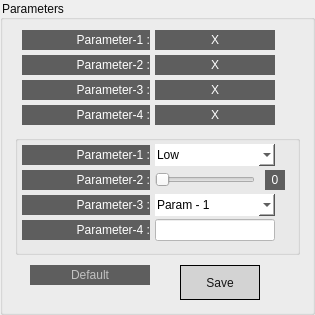
       <widget class="QGroupBox" name="groupBox_56">
        <property name="geometry">
         <rect>
          <x>15</x>
          <y>300</y>
          <width>315</width>
          <height>315</height>
         </rect>
        </property>
        <property name="styleSheet">
         <string notr="true">font: 16px 'Roboto';
color: rgb(10, 10, 10);</string>
        </property>
        <property name="title">
         <string>Parameters</string>
        </property>
        <widget class="QLabel" name="label_363">
         <property name="geometry">
          <rect>
           <x>22</x>
           <y>30</y>
           <width>128</width>
           <height>20</height>
          </rect>
         </property>
         <property name="styleSheet">
          <string notr="true">background-color: rgb(94, 94, 94);
color: rgb(255, 255, 255);
border: 0px;
text-align: right;
font: 14px 'Roboto';</string>
         </property>
         <property name="text">
          <string>Parameter-1 :</string>
         </property>
         <property name="alignment">
          <set>Qt::AlignRight|Qt::AlignTrailing|Qt::AlignVCenter</set>
         </property>
        </widget>
        <widget class="QLabel" name="label_365">
         <property name="geometry">
          <rect>
           <x>22</x>
           <y>55</y>
           <width>128</width>
           <height>20</height>
          </rect>
         </property>
         <property name="styleSheet">
          <string notr="true">background-color: rgb(94, 94, 94);
color: rgb(255, 255, 255);
border: 0px;
text-align: right;
font: 14px 'Roboto';</string>
         </property>
         <property name="text">
          <string>Parameter-2 :</string>
         </property>
         <property name="alignment">
          <set>Qt::AlignRight|Qt::AlignTrailing|Qt::AlignVCenter</set>
         </property>
        </widget>
        <widget class="QLabel" name="label_364">
         <property name="geometry">
          <rect>
           <x>155</x>
           <y>30</y>
           <width>120</width>
           <height>20</height>
          </rect>
         </property>
         <property name="styleSheet">
          <string notr="true">background-color: rgb(94, 94, 94);
color: rgb(255, 255, 255);
border: 0px;
text-align: right;
font: 14px 'Roboto';</string>
         </property>
         <property name="text">
          <string>X</string>
         </property>
         <property name="alignment">
          <set>Qt::AlignCenter</set>
         </property>
        </widget>
        <widget class="QLabel" name="label_366">
         <property name="geometry">
          <rect>
           <x>155</x>
           <y>55</y>
           <width>120</width>
           <height>20</height>
          </rect>
         </property>
         <property name="styleSheet">
          <string notr="true">background-color: rgb(94, 94, 94);
color: rgb(255, 255, 255);
border: 0px;
text-align: right;
font: 14px 'Roboto';</string>
         </property>
         <property name="text">
          <string>X</string>
         </property>
         <property name="alignment">
          <set>Qt::AlignCenter</set>
         </property>
        </widget>
        <widget class="QLabel" name="label_367">
         <property name="geometry">
          <rect>
           <x>22</x>
           <y>80</y>
           <width>128</width>
           <height>20</height>
          </rect>
         </property>
         <property name="styleSheet">
          <string notr="true">background-color: rgb(94, 94, 94);
color: rgb(255, 255, 255);
border: 0px;
text-align: right;
font: 14px 'Roboto';</string>
         </property>
         <property name="text">
          <string>Parameter-3 :</string>
         </property>
         <property name="alignment">
          <set>Qt::AlignRight|Qt::AlignTrailing|Qt::AlignVCenter</set>
         </property>
        </widget>
        <widget class="QLabel" name="label_368">
         <property name="geometry">
          <rect>
           <x>155</x>
           <y>80</y>
           <width>120</width>
           <height>20</height>
          </rect>
         </property>
         <property name="styleSheet">
          <string notr="true">background-color: rgb(94, 94, 94);
color: rgb(255, 255, 255);
border: 0px;
text-align: right;
font: 14px 'Roboto';</string>
         </property>
         <property name="text">
          <string>X</string>
         </property>
         <property name="alignment">
          <set>Qt::AlignCenter</set>
         </property>
        </widget>
        <widget class="QGroupBox" name="groupBox_61">
         <property name="geometry">
          <rect>
           <x>15</x>
           <y>135</y>
           <width>285</width>
           <height>120</height>
          </rect>
         </property>
         <property name="title">
          <string/>
         </property>
         <widget class="QLabel" name="label_372">
          <property name="geometry">
           <rect>
            <x>7</x>
            <y>10</y>
            <width>128</width>
            <height>20</height>
           </rect>
          </property>
          <property name="styleSheet">
           <string notr="true">background-color: rgb(94, 94, 94);
color: rgb(255, 255, 255);
border: 0px;
text-align: right;
font: 14px 'Roboto';</string>
          </property>
          <property name="text">
           <string>Parameter-1 :</string>
          </property>
          <property name="alignment">
           <set>Qt::AlignRight|Qt::AlignTrailing|Qt::AlignVCenter</set>
          </property>
         </widget>
         <widget class="QLabel" name="label_375">
          <property name="geometry">
           <rect>
            <x>7</x>
            <y>60</y>
            <width>128</width>
            <height>20</height>
           </rect>
          </property>
          <property name="styleSheet">
           <string notr="true">background-color: rgb(94, 94, 94);
color: rgb(255, 255, 255);
border: 0px;
text-align: right;
font: 14px 'Roboto';</string>
          </property>
          <property name="text">
           <string>Parameter-3 :</string>
          </property>
          <property name="alignment">
           <set>Qt::AlignRight|Qt::AlignTrailing|Qt::AlignVCenter</set>
          </property>
         </widget>
         <widget class="QLabel" name="label_373">
          <property name="geometry">
           <rect>
            <x>7</x>
            <y>35</y>
            <width>128</width>
            <height>20</height>
           </rect>
          </property>
          <property name="styleSheet">
           <string notr="true">background-color: rgb(94, 94, 94);
color: rgb(255, 255, 255);
border: 0px;
text-align: right;
font: 14px 'Roboto';</string>
          </property>
          <property name="text">
           <string>Parameter-2 :</string>
          </property>
          <property name="alignment">
           <set>Qt::AlignRight|Qt::AlignTrailing|Qt::AlignVCenter</set>
          </property>
         </widget>
         <widget class="QLineEdit" name="lineEdit_44">
          <property name="geometry">
           <rect>
            <x>140</x>
            <y>84</y>
            <width>120</width>
            <height>22</height>
           </rect>
          </property>
          <property name="styleSheet">
           <string notr="true">background-color: rgb(255, 255, 255);
color: rgb(0, 0, 0);
font: 14px 'Roboto';</string>
          </property>
          <property name="alignment">
           <set>Qt::AlignCenter</set>
          </property>
         </widget>
         <widget class="QLabel" name="label_376">
          <property name="geometry">
           <rect>
            <x>7</x>
            <y>85</y>
            <width>128</width>
            <height>20</height>
           </rect>
          </property>
          <property name="styleSheet">
           <string notr="true">background-color: rgb(94, 94, 94);
color: rgb(255, 255, 255);
border: 0px;
text-align: right;
font: 14px 'Roboto';</string>
          </property>
          <property name="text">
           <string>Parameter-4 :</string>
          </property>
          <property name="alignment">
           <set>Qt::AlignRight|Qt::AlignTrailing|Qt::AlignVCenter</set>
          </property>
         </widget>
         <widget class="QComboBox" name="comboBox_12">
          <property name="geometry">
           <rect>
            <x>140</x>
            <y>9</y>
            <width>120</width>
            <height>22</height>
           </rect>
          </property>
          <property name="layoutDirection">
           <enum>Qt::LeftToRight</enum>
          </property>
          <property name="styleSheet">
           <string notr="true">QComboBox {
	font: 14px 'Roboto';
	background-color: rgb(255, 255, 255);
	color: rgb(0, 0, 0);
	border: 0px;
	padding-left: 2px;
	padding-right: 2px;
}

QComboBox QAbstractItemView
{
	font: 14px 'Roboto';
	background-color: rgb(255, 255, 255);
	color: rgb(0, 0, 0);
	border: 0px;
	selection-background-color: rgb(255, 255, 255);
	selection-color: rgb(0, 0, 0);
}
</string>
          </property>
          <item>
           <property name="text">
            <string>Low</string>
           </property>
          </item>
          <item>
           <property name="text">
            <string>High</string>
           </property>
          </item>
         </widget>
         <widget class="QComboBox" name="comboBox_13">
          <property name="geometry">
           <rect>
            <x>140</x>
            <y>59</y>
            <width>120</width>
            <height>22</height>
           </rect>
          </property>
          <property name="layoutDirection">
           <enum>Qt::LeftToRight</enum>
          </property>
          <property name="styleSheet">
           <string notr="true">QComboBox {
	font: 14px 'Roboto';
	background-color: rgb(255, 255, 255);
	color: rgb(0, 0, 0);
	border: 0px;
	padding-left: 2px;
	padding-right: 2px;
}

QComboBox QAbstractItemView
{
	font: 14px 'Roboto';
	background-color: rgb(255, 255, 255);
	color: rgb(0, 0, 0);
	border: 0px;
	selection-background-color: rgb(255, 255, 255);
	selection-color: rgb(0, 0, 0);
}
</string>
          </property>
          <item>
           <property name="text">
            <string>Param - 1</string>
           </property>
          </item>
          <item>
           <property name="text">
            <string>Param - 2</string>
           </property>
          </item>
          <item>
           <property name="text">
            <string>Param - 3</string>
           </property>
          </item>
         </widget>
         <widget class="QSlider" name="slider">
          <property name="geometry">
           <rect>
            <x>140</x>
            <y>34</y>
            <width>100</width>
            <height>22</height>
           </rect>
          </property>
          <property name="layoutDirection">
           <enum>Qt::LeftToRight</enum>
          </property>
          <property name="orientation">
           <enum>Qt::Horizontal</enum>
          </property>
         </widget>
         <widget class="QLabel" name="label_374">
          <property name="geometry">
           <rect>
            <x>250</x>
            <y>35</y>
            <width>20</width>
            <height>20</height>
           </rect>
          </property>
          <property name="styleSheet">
           <string notr="true">background-color: rgb(94, 94, 94);
color: rgb(255, 255, 255);
border: 0px;
text-align: right;
font: 14px 'Roboto';</string>
          </property>
          <property name="text">
           <string>0</string>
          </property>
          <property name="alignment">
           <set>Qt::AlignCenter</set>
          </property>
         </widget>
        </widget>
        <widget class="QLabel" name="label_371">
         <property name="geometry">
          <rect>
           <x>30</x>
           <y>265</y>
           <width>120</width>
           <height>20</height>
          </rect>
         </property>
         <property name="styleSheet">
          <string notr="true">background-color: rgb(94, 94, 94);
color: rgb(194, 194, 194);
border: 0px;
text-align: right;
font: 14px 'Roboto';</string>
         </property>
         <property name="text">
          <string>Default</string>
         </property>
         <property name="alignment">
          <set>Qt::AlignCenter</set>
         </property>
        </widget>
        <widget class="QPushButton" name="pushButton_75">
         <property name="geometry">
          <rect>
           <x>180</x>
           <y>265</y>
           <width>80</width>
           <height>35</height>
          </rect>
         </property>
         <property name="styleSheet">
          <string notr="true">QPushButton {
    border: 1px solid black;
	background-color: rgb(211, 211, 211);
	color: rgb(21, 21, 21);
	font: 12px 'Roboto';
}

QPushButton::hover {
	background-color: rgb(21, 21, 21);
	color: rgb(211, 211, 211);
}</string>
         </property>
         <property name="text">
          <string>Save</string>
         </property>
        </widget>
        <widget class="QLabel" name="label_369">
         <property name="geometry">
          <rect>
           <x>22</x>
           <y>105</y>
           <width>128</width>
           <height>20</height>
          </rect>
         </property>
         <property name="styleSheet">
          <string notr="true">background-color: rgb(94, 94, 94);
color: rgb(255, 255, 255);
border: 0px;
text-align: right;
font: 14px 'Roboto';</string>
         </property>
         <property name="text">
          <string>Parameter-4 :</string>
         </property>
         <property name="alignment">
          <set>Qt::AlignRight|Qt::AlignTrailing|Qt::AlignVCenter</set>
         </property>
        </widget>
        <widget class="QLabel" name="label_370">
         <property name="geometry">
          <rect>
           <x>155</x>
           <y>105</y>
           <width>120</width>
           <height>20</height>
          </rect>
         </property>
         <property name="styleSheet">
          <string notr="true">background-color: rgb(94, 94, 94);
color: rgb(255, 255, 255);
border: 0px;
text-align: right;
font: 14px 'Roboto';</string>
         </property>
         <property name="text">
          <string>X</string>
         </property>
         <property name="alignment">
          <set>Qt::AlignCenter</set>
         </property>
        </widget>
       </widget>
